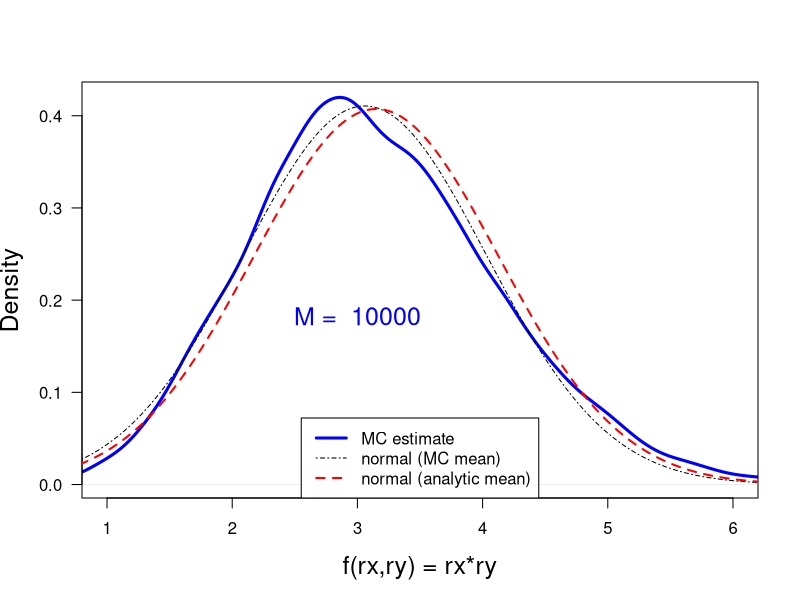

Source code (R):
print('file: SolutionUncertaintyPoVfxy.R')
# EXERCISE & SOLUTION: propagation of variances: Monte Carlo & robust, f(x,y) = x*y;
#      x = 2.1 +- 0.5; y = 1.5 +- 0.3
x = 2.1; sx = 0.5; y = 1.5; sy = 0.3
# (a) law of propagation of uncertainty:
dfdx = y; dfdy = x
ssqfana = dfdx^2*sx^2+dfdy^2*sy^2; print(c(round(ssqfana,4),'ssqfana'))
sfana = sqrt(dfdx^2*sx^2+dfdy^2*sy^2); print(c(round(sfana,4),'sfana'))
f = x*y; print(c(round(f,4),'f'))   # 3.15
# (b) Monte Carlo:
set.seed(1953) # set seed for random number generators
M = 1e4        # number of Monte Carlo runs
rx=rnorm(M,mean=x,sd=sx)
ry=rnorm(M,mean=y,sd=sy)
rf = rx*ry
# (b1) non-robust estimate of central tendency & dispersion:
meanMC = mean(rf); print(c(round(meanMC,4),'meanMC'))  # arithmetic mean of sample 
sfMC = sd(rf); print(c(round(sfMC,4),'sfMC'))          # standard deviation 
# (b2) robust estimate of central tendency & dispersion:
medianMC = median(rf); print(c(round(medianMC,4),'medianMC'))
#  Normalized Median Absolute Deviation (MADN) estimate:
sfMCrobust= median(abs(rf-median(rf)))/0.6745; print(c(round(sfMCrobust,4),'sfMCrobust'))
# png('MCxyDensity161204.png',width=16,height=12,units='cm',res=300)
  plot(density(rf,from=0.5,to=6.5),type='l',col='blue',main='',las=1,
       xlab='f(rx,ry) = rx*ry',lwd=3,xlim=c(1,6),cex.lab=1.5)
  xp = seq(0,15,0.01)
  ypme = dnorm(xp,mean=medianMC,sd=sfMCrobust)
  lines(xp,ypme,col='black',lty=4,lwd=1)
  yp = dnorm(xp,mean=f,sd=sfana)
  lines(xp,yp,col='red',lty=2,lwd=2)
  text(3,0.2,paste('M = ',as.character(M)),col='blue',cex=1.5,pos=1)
  legend('bottom',legend=c('MC estimate','normal (MC mean)','normal (analytic mean)'),
         col=c('blue','black','red'),
         lty=c(1,4,2),lwd=c(3,1,2))
# dev.off()
